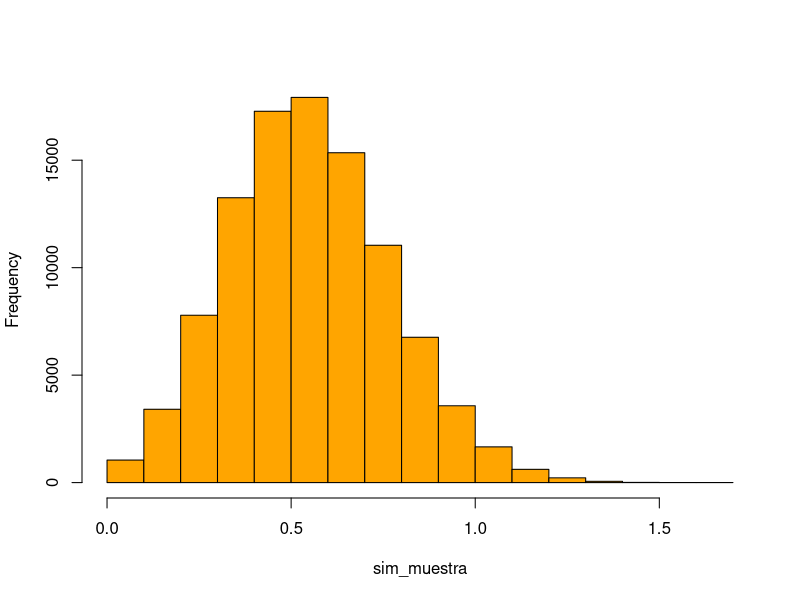
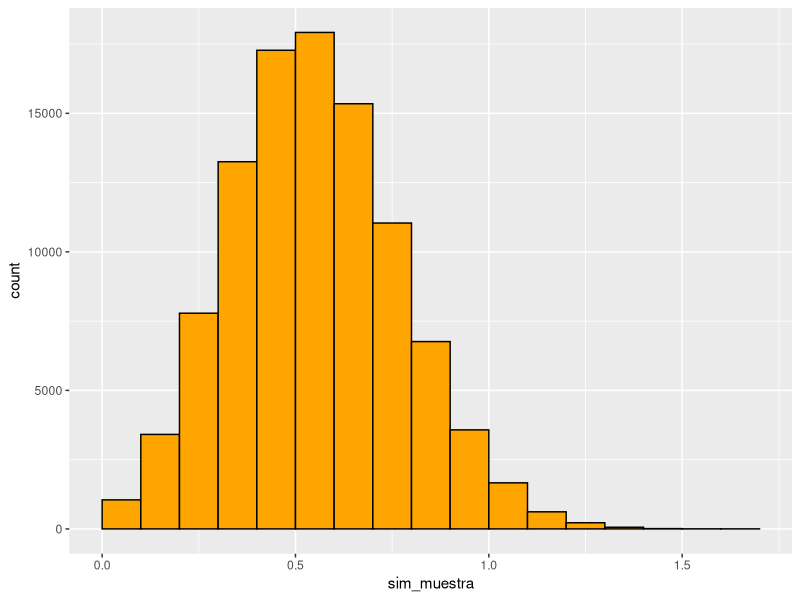
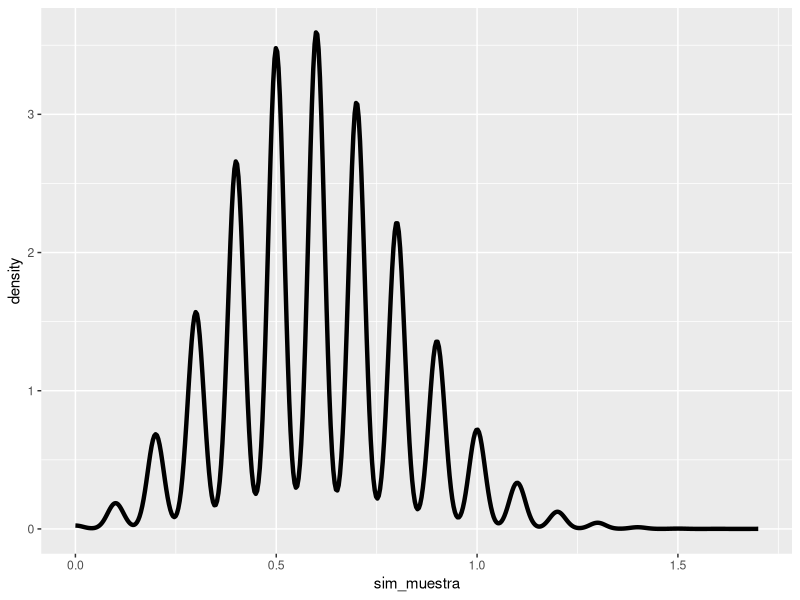
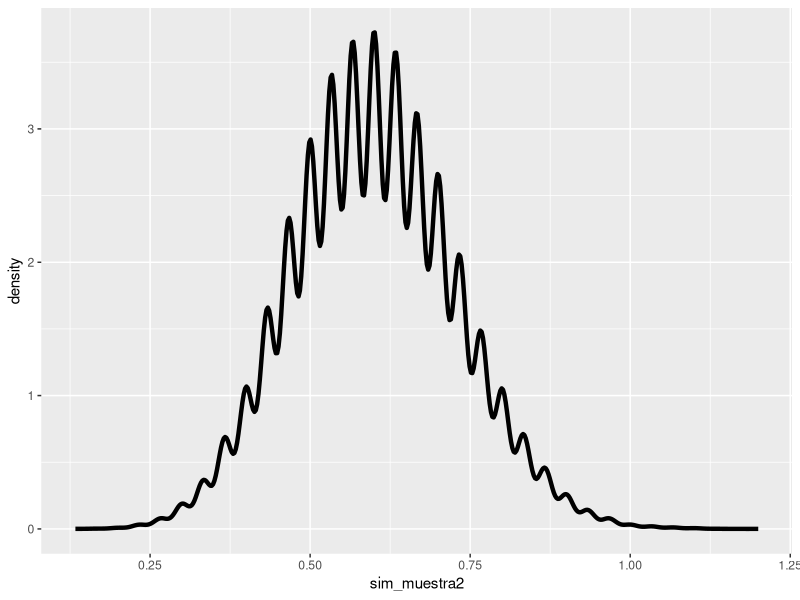
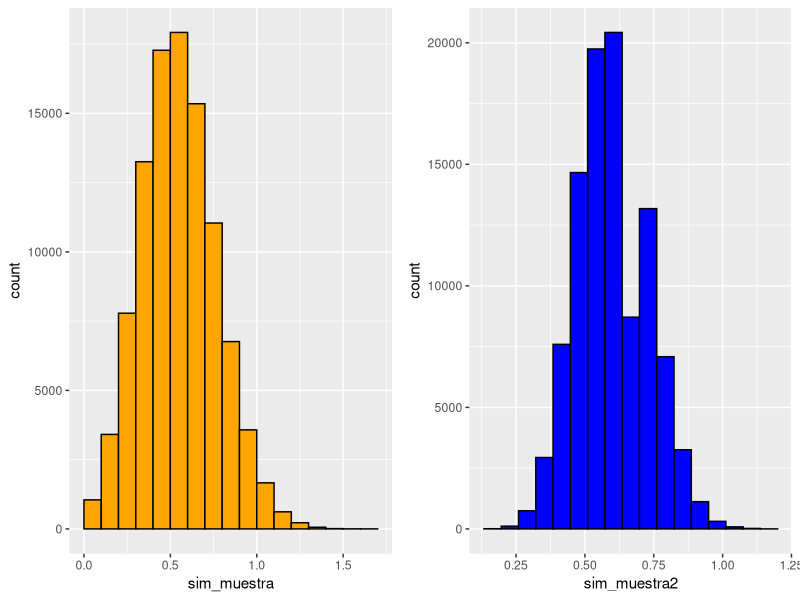
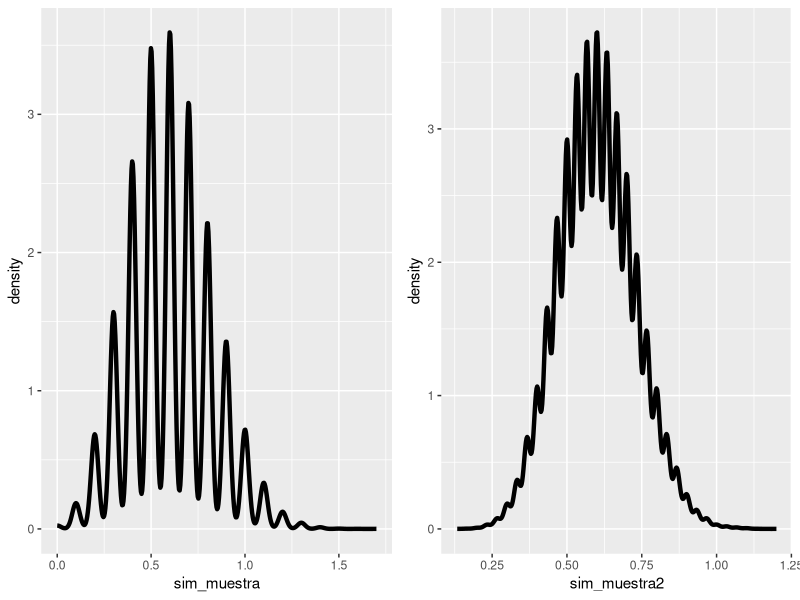
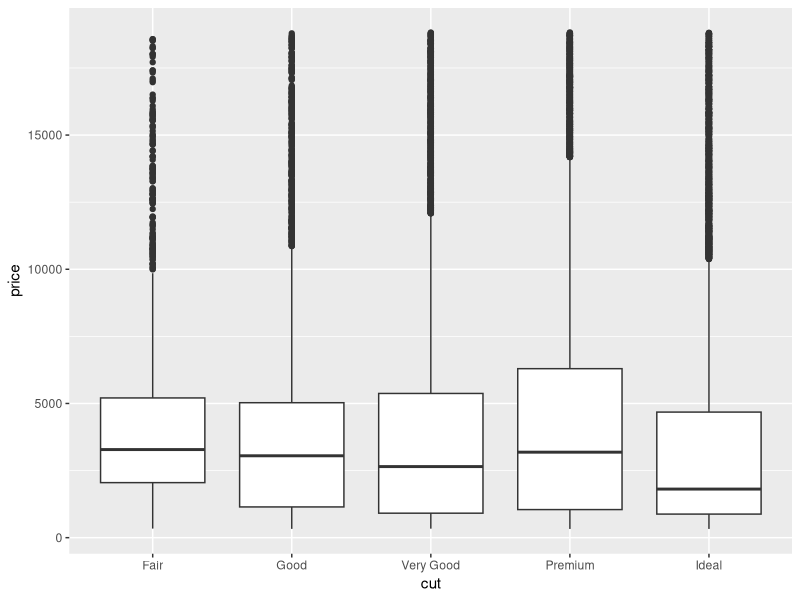
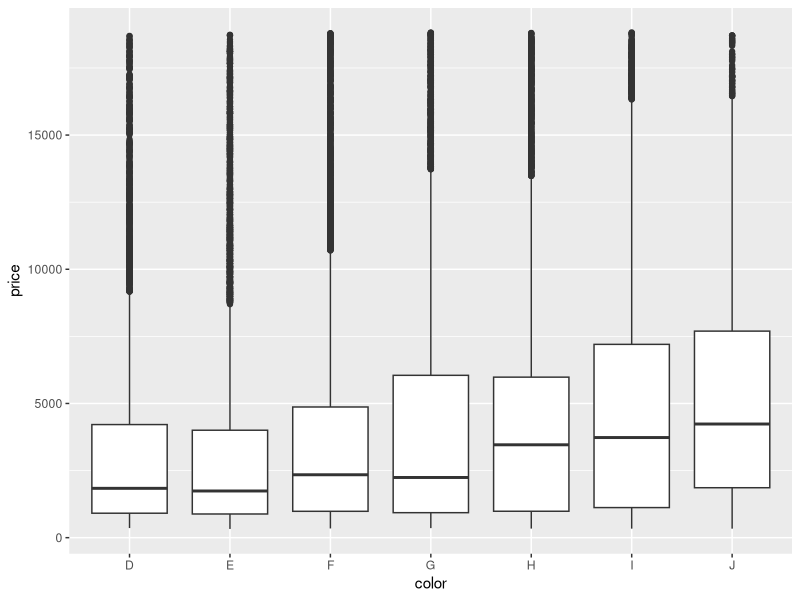

The R script that drew these images, in order:
## ---- chunk 1
knitr::opts_chunk$set(echo = TRUE)
## ---- chunk 2
library(tidyverse)
library(ggplot2)
library(gridExtra)
library(MASS)
library(viridisLite)
## ---- chunk 3
(media_poblacional <- sum(c(0:3)*c(64/125,48/125,12/125,1/125)))
## ---- chunk 4
(varianza_poblacional <- sum(c(0:3)^2*c(64/125,48/125,12/125,1/125)) - media_poblacional)
## ---- chunk 5
sim_muestra <- replicate(100000, {
  mean(sample(0:3,10,replace = TRUE, prob = c(64,48,12,1)))
})
## ---- chunk 6
hist(sim_muestra, main = NULL ,col = "orange",)
## ---- chunk 7
sim_muestra_dataframe <- data.frame(sim_muestra)
ggplot(sim_muestra_dataframe, mapping = aes(x = sim_muestra)) + 
  geom_histogram(breaks = seq(min(sim_muestra_dataframe$sim_muestra),
            max(sim_muestra_dataframe$sim_muestra), length.out = 18),
            fill = "orange", color="black")
## ---- chunk 8
ggplot(sim_muestra_dataframe) +
  geom_density(mapping = aes(x = sim_muestra), color="black", size=1.5)
## ---- chunk 9
sim_muestra2 <- replicate(100000, {
  mean(sample(0:3,30,replace = TRUE, prob = c(64,48,12,1)))
})
## ---- chunk 10
sim_muestra2_dataframe <- data.frame(sim_muestra2)
## ---- chunk 11
 ggplot(sim_muestra2_dataframe) +
          geom_density(mapping = aes(x = sim_muestra2), color="black", size=1.5)
## ---- chunk 12
p1 <- ggplot(sim_muestra_dataframe, mapping = aes(x = sim_muestra)) + 
      geom_histogram(breaks = seq(min(sim_muestra_dataframe$sim_muestra),
            max(sim_muestra_dataframe$sim_muestra), length.out = 18),
            fill = "orange", color="black")

sim_muestra2_dataframe <- data.frame(sim_muestra2)

p2 <- ggplot(sim_muestra2_dataframe, mapping = aes(x = sim_muestra2)) + 
      geom_histogram(breaks = seq(min(sim_muestra2_dataframe$sim_muestra2),
            max(sim_muestra2_dataframe$sim_muestra2), length.out = 18),
            fill = "blue", color="black")

grid.arrange(p1,p2, nrow = 1)
## ---- chunk 13
p11 <- ggplot(sim_muestra_dataframe) +
          geom_density(mapping = aes(x = sim_muestra), color="black", size=1.5)

p22 <-  ggplot(sim_muestra2_dataframe) +
          geom_density(mapping = aes(x = sim_muestra2), color="black", size=1.5)

grid.arrange(p11,p22, nrow = 1)
## ---- chunk 14
prob1 = c(64/125,48/125,12/125,1/125)
prob2 <- c(1/2,1/4,1/4)
## ---- chunk 15
(py0 <- fractions(prob_0 <- prob1[1]*prob2[1]))
## ---- chunk 16
(p10 <- fractions(prob1[2]*prob2[1]))
(p01 <- fractions(prob1[1]*prob2[2]))
## ---- chunk 17
(py1 <- fractions(sum(c(p10,p01))))
## ---- chunk 18
(p20 <- fractions(prob1[3]*prob2[1]))
(p11 <- fractions(prob1[2]*prob2[2]))
(p02 <- fractions(prob1[1]*prob2[3]))
## ---- chunk 19
(py2 <- fractions(sum(c(p20,p11,p02))))
## ---- chunk 20
(p30 <- fractions(prob1[4]*prob2[1]))
(p21 <- fractions(prob1[3]*prob2[2]))
(p12 <- fractions(prob1[2]*prob2[3]))
## ---- chunk 21
(py3 <- fractions(sum(c(p30,p21,p12))))
## ---- chunk 22
(p31 <- fractions(prob1[4]*prob2[2]))
(p22 <- fractions(prob1[3]*prob2[3]))
(py4 <- fractions(sum(c(p31,p22))))
## ---- chunk 23
(py5 <- fractions(prob1[4]*prob2[3]))
## ---- chunk 24
(sum(c(py0,py1,py2,py3,py4,py5))) == 1
## ---- chunk 25
proby <- c(py0,py1,py2,py3,py4,py5)
(sum(c(0:5)*proby))
## ---- chunk 26
datos_repsam <- replicate(100000, {
  sample(0:5,1,replace = TRUE, prob = proby)})
mean(datos_repsam)
## ---- chunk 27
testResults <- read_csv("data/testResults.csv")
knitr::kable(head(testResults,10))
## ---- chunk 28
prueba2 <- testResults %>%
   pivot_longer(week1:week5, names_to = "week") %>%
   separate(gender_age, c("gender","age"), sep="_", convert = TRUE)
knitr::kable(head(prueba2,10))
## ---- chunk 29
knitr::kable(head(diamonds,6))
## ---- chunk 30
ggplot(diamonds, mapping = aes(x = cut, y= price)) +
  geom_boxplot()
## ---- chunk 31
ggplot(diamonds, mapping = aes(x = color, y= price)) +
  geom_boxplot()
## ---- chunk 32
ggplot(diamonds, mapping = aes(x = clarity, y= price)) +
  geom_boxplot()
## ---- chunk 33
ggplot(diamonds, aes(x = carat, y = price)) +
  geom_point()
## ---- chunk 34
cor(diamonds$carat, diamonds$price)
## ---- chunk 35
coefs <- lm(diamonds$price ~ diamonds$carat)
plot(diamonds$carat, diamonds$price)
abline(coefs, col = "red")
## ---- chunk 36
ggplot(diamonds, aes(x = depth, y = price)) +
  geom_point()
## ---- chunk 37
cor(diamonds$depth, diamonds$price)
## ---- chunk 38
ggplot(diamonds, aes(x = table, y = price)) +
  geom_point()
## ---- chunk 39
ggplot(diamonds, aes(x = x, y = price)) +
  geom_point()
## ---- chunk 40
(cor(diamonds$x, diamonds$price))
## ---- chunk 41
coefs_xp <- lm(diamonds$price ~ diamonds$x)
plot(diamonds$x, diamonds$price)
abline(coefs_xp, col = "red")
## ---- chunk 42
ggplot(diamonds, aes(x = y, y = price)) +
  geom_point()
## ---- chunk 43
head(who,10)
## ---- chunk 44
# Uso dplyr::select porque en la libreria MASS tambien existe una función select y si
# no especifico da error.
who1 <- who %>%
  pivot_longer(c(new_sp_m014:newrel_f65), names_to = "key", values_drop_na = TRUE) %>%
   mutate(key = stringr::str_replace(key, "newrel", "new_rel")) %>%
   separate(key, c("new","type","gender_age"), sep = "_") %>%
   separate(gender_age, c("gender","age"),sep = 1) %>%
   dplyr::select(country, year, type, gender, age, value)
knitr::kable(head(who1,7))
## ---- chunk 45
datos_tip_detecc <- who1 %>%
  dplyr::select(year, type, value) %>%
  group_by(year, type) %>%
  summarise(tot = sum(value))

ggplot(datos_tip_detecc, aes(x = year, y = tot)) + 
  geom_freqpoly(stat = "identity", aes(color = type)) +
  xlab("Tipo Detección") +
  ylab("Casos Totales") 
## ---- chunk 46
paises_top <- who1 %>%
  dplyr::select(year, country, gender, value) %>%
  group_by(country) %>%
  summarise(tot = sum(value)) %>%
  arrange(desc(tot)) %>%
  head(9)

lista_paises_top <- paises_top$country

datos_pais_1 <- who1 %>%
    filter(country == lista_paises_top[1]) %>%
    dplyr::select(year, gender, value) %>%
    group_by(year, gender) %>%
    summarise(tot = sum(value))

datos_pais_2 <- who1 %>%
    filter(country == lista_paises_top[2]) %>%
    dplyr::select(year, gender, value) %>%
    group_by(year, gender) %>%
    summarise(tot = sum(value))

datos_pais_3 <- who1 %>%
    filter(country == lista_paises_top[3]) %>%
    dplyr::select(year, gender, value) %>%
    group_by(year, gender) %>%
    summarise(tot = sum(value))

datos_pais_4 <- who1 %>%
    filter(country == lista_paises_top[4]) %>%
    dplyr::select(year, gender, value) %>%
    group_by(year, gender) %>%
    summarise(tot = sum(value))

datos_pais_5 <- who1 %>%
    filter(country == lista_paises_top[5]) %>%
    dplyr::select(year, gender, value) %>%
    group_by(year, gender) %>%
    summarise(tot = sum(value))

datos_pais_6 <- who1 %>%
    filter(country == lista_paises_top[6]) %>%
    dplyr::select(year, gender, value) %>%
    group_by(year, gender) %>%
    summarise(tot = sum(value))

datos_pais_7 <- who1 %>%
    filter(country == lista_paises_top[7]) %>%
    dplyr::select(year, gender, value) %>%
    group_by(year, gender) %>%
    summarise(tot = sum(value))

datos_pais_8 <- who1 %>%
    filter(country == lista_paises_top[8]) %>%
    dplyr::select(year, gender, value) %>%
    group_by(year, gender) %>%
    summarise(tot = sum(value))

datos_pais_9 <- who1 %>%
    filter(country == lista_paises_top[9]) %>%
    dplyr::select(year, gender, value) %>%
    group_by(year, gender) %>%
    summarise(tot = sum(value))
## ---- chunk 47
p1 <- ggplot(datos_pais_1, aes(x = year,y=tot)) + 
  geom_freqpoly(stat = "identity", aes(color = gender)) + 
  xlab("Año") + ylab("Casos") + ggtitle(lista_paises_top[1])

p2 <- ggplot(datos_pais_2, aes(x = year,y=tot)) + 
  geom_freqpoly(stat = "identity", aes(color = gender)) + 
  xlab("Año") + ylab("Casos") + ggtitle(lista_paises_top[2])

p3 <- ggplot(datos_pais_3, aes(x = year,y=tot)) + 
  geom_freqpoly(stat = "identity", aes(color = gender)) + 
  xlab("Año") + ylab("Casos") + ggtitle(lista_paises_top[3])

p4 <- ggplot(datos_pais_4, aes(x = year,y=tot)) + 
  geom_freqpoly(stat = "identity", aes(color = gender)) + 
  xlab("Año") + ylab("Casos") + ggtitle(lista_paises_top[4])

p5 <- ggplot(datos_pais_5, aes(x = year,y=tot)) + 
  geom_freqpoly(stat = "identity", aes(color = gender)) + 
  xlab("Año") + ylab("Casos") + ggtitle(lista_paises_top[5])

p6 <- ggplot(datos_pais_6, aes(x = year,y=tot)) + 
  geom_freqpoly(stat = "identity", aes(color = gender)) + 
  xlab("Año") + ylab("Casos") + ggtitle(lista_paises_top[6])

p7 <- ggplot(datos_pais_7, aes(x = year,y=tot)) + 
  geom_freqpoly(stat = "identity", aes(color = gender)) + 
  xlab("Año") + ylab("Casos") + ggtitle(lista_paises_top[7])

p8 <- ggplot(datos_pais_8, aes(x = year,y=tot)) + 
  geom_freqpoly(stat = "identity", aes(color = gender)) + 
  xlab("Año") + ylab("Casos") + ggtitle(lista_paises_top[8])

p9 <- ggplot(datos_pais_9, aes(x = year,y=tot)) + 
  geom_freqpoly(stat = "identity", aes(color = gender)) + 
  xlab("Año") + ylab("Casos") + ggtitle(lista_paises_top[9])

grid.arrange(p1,p2,p3,p4,p5,p6,p7,p8,p9, nrow = 3)
## ---- chunk 48
datos_evo_edad <- who1 %>%
  dplyr::select(year, age, value) %>%
  group_by(year, age) %>%
  summarise(tot = sum(value))

ggplot(datos_evo_edad, aes(x = year, y = tot)) + 
  geom_line(stat = "identity", aes(color = age)) +
  xlab("Año") +
  ylab("Casos Totales") 
## ---- chunk 49
afga <- who1 %>%
  filter(country == "Afghanistan") %>%
  group_by(year) %>%
  summarise(Casos_Totales = sum(value))

ggplot(afga,aes(x = year, y = Casos_Totales)) + 
         geom_freqpoly(stat = "identity") + 
        xlab("Años") + ylab("Casos Totales") +
        ggtitle("Evolución Afganistán") +
        theme(plot.title = element_text(hjust = 0.5))
## ---- chunk 50
afga_evo_genr <- who1 %>%
  filter(country == "Afghanistan") %>%
  dplyr::select(year, gender, value) %>%
  group_by(year, gender) %>%
  summarise(tot = sum(value))

ggplot(afga_evo_genr, aes(x = year, y = tot)) + 
  geom_bar(stat = "identity", position=position_dodge(), 
           aes(fill = gender), color = "black") + 
  ylab("Casos Totales") +
  xlab("Año")
